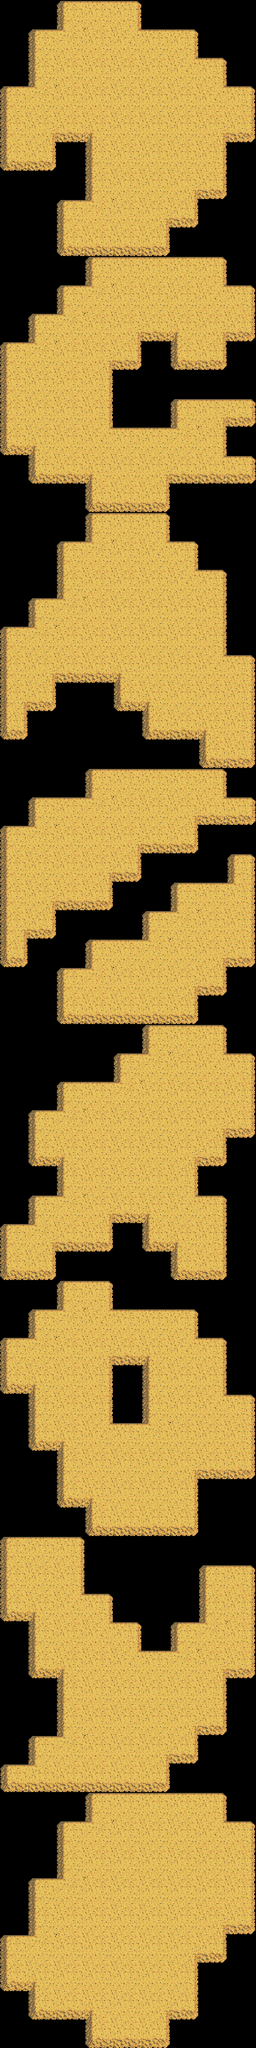

The image is a tile-based game level rendered from a .tmx file. Its description and complete source (layers, tilesets, objects, tile grids) follow:
An orthogonal 9x72 tile map with 64x64 px tiles, 1 tile layer (Capa de Patrones 1).

<map version="1.1" tiledversion="2018.09.12" orientation="orthogonal" renderorder="right-down" width="9" height="72" tilewidth="64" tileheight="64" infinite="0" nextlayerid="3" nextobjectid="1">
 <tileset firstgid="1" source="TilesetIslands.tsx" />
 <layer id="2" name="Capa de Patrones 1" width="9" height="72">
  <data encoding="csv">
1,1,2,3,4,1,1,1,1,
1,2,34,10,33,3,4,1,1,
1,9,10,10,10,10,33,4,1,
2,34,10,10,10,10,10,33,4,
9,26,17,27,10,10,10,26,18,
16,18,1,9,10,10,10,11,1,
1,1,1,9,10,10,26,18,1,
1,1,2,34,10,26,18,1,1,
1,1,16,17,17,18,1,1,1,
1,1,1,2,3,3,3,4,1,
1,1,2,34,10,10,10,33,4,
1,2,34,10,26,17,27,26,18,
2,34,10,26,18,1,16,18,1,
9,10,10,11,1,1,1,1,1,
9,10,10,11,1,1,2,24,23,
16,27,10,33,3,3,34,11,1,
1,16,17,27,10,26,17,31,23,
1,1,1,16,17,18,1,1,1,
1,1,1,2,3,4,1,1,1,
1,1,2,34,10,33,4,1,1,
1,1,9,10,10,10,33,4,1,
1,2,34,10,10,10,10,11,1,
2,34,10,10,10,10,10,11,1,
9,26,17,17,27,10,10,33,4,
29,18,1,1,16,27,10,10,11,
15,1,1,1,1,16,17,27,11,
1,1,1,1,1,1,1,16,18,
1,1,1,2,3,3,3,4,1,
1,2,3,34,10,10,26,31,23,
2,34,10,10,26,17,18,1,1,
9,10,10,26,18,1,1,1,8,
9,26,17,18,1,1,2,3,37,
29,18,1,1,1,2,34,10,11,
15,1,1,2,3,34,10,26,18,
1,1,2,34,10,10,26,18,1,
1,1,16,17,17,17,18,1,1,
1,1,1,1,1,2,3,4,1,
1,1,1,1,2,34,10,33,4,
1,1,2,3,34,10,10,10,11,
1,2,34,10,10,10,10,26,18,
1,16,27,10,10,10,26,18,1,
1,1,9,10,10,10,11,1,1,
1,2,34,26,17,27,33,4,1,
2,28,17,18,1,16,27,11,1,
16,18,1,1,1,1,16,18,1,
1,1,2,4,1,1,1,1,1,
1,2,34,33,3,3,4,1,1,
2,34,10,26,17,27,33,4,1,
16,27,10,11,1,9,10,11,1,
1,9,10,11,1,9,10,33,4,
1,16,27,33,3,34,10,10,11,
1,1,9,10,10,10,26,17,18,
1,1,16,27,10,10,11,1,1,
1,1,1,16,17,17,18,1,1,
2,3,4,1,1,1,1,1,1,
9,10,11,1,1,1,1,2,4,
16,27,33,4,1,1,1,9,11,
1,9,10,33,4,1,2,34,11,
1,16,27,10,33,3,34,26,18,
1,1,9,10,10,10,10,11,1,
1,1,9,10,10,10,26,18,1,
1,2,34,10,10,26,18,1,1,
22,32,17,17,17,18,1,1,1,
1,1,1,2,3,3,3,4,1,
1,1,2,34,10,10,10,33,4,
1,1,9,10,10,10,10,10,11,
1,2,34,10,10,10,10,10,11,
1,9,10,10,10,10,10,26,18,
2,34,10,10,10,10,26,18,1,
16,27,10,10,10,10,11,1,1,
1,16,17,27,10,26,18,1,1,
1,1,1,16,17,18,1,1,1
</data>
 </layer>
</map>